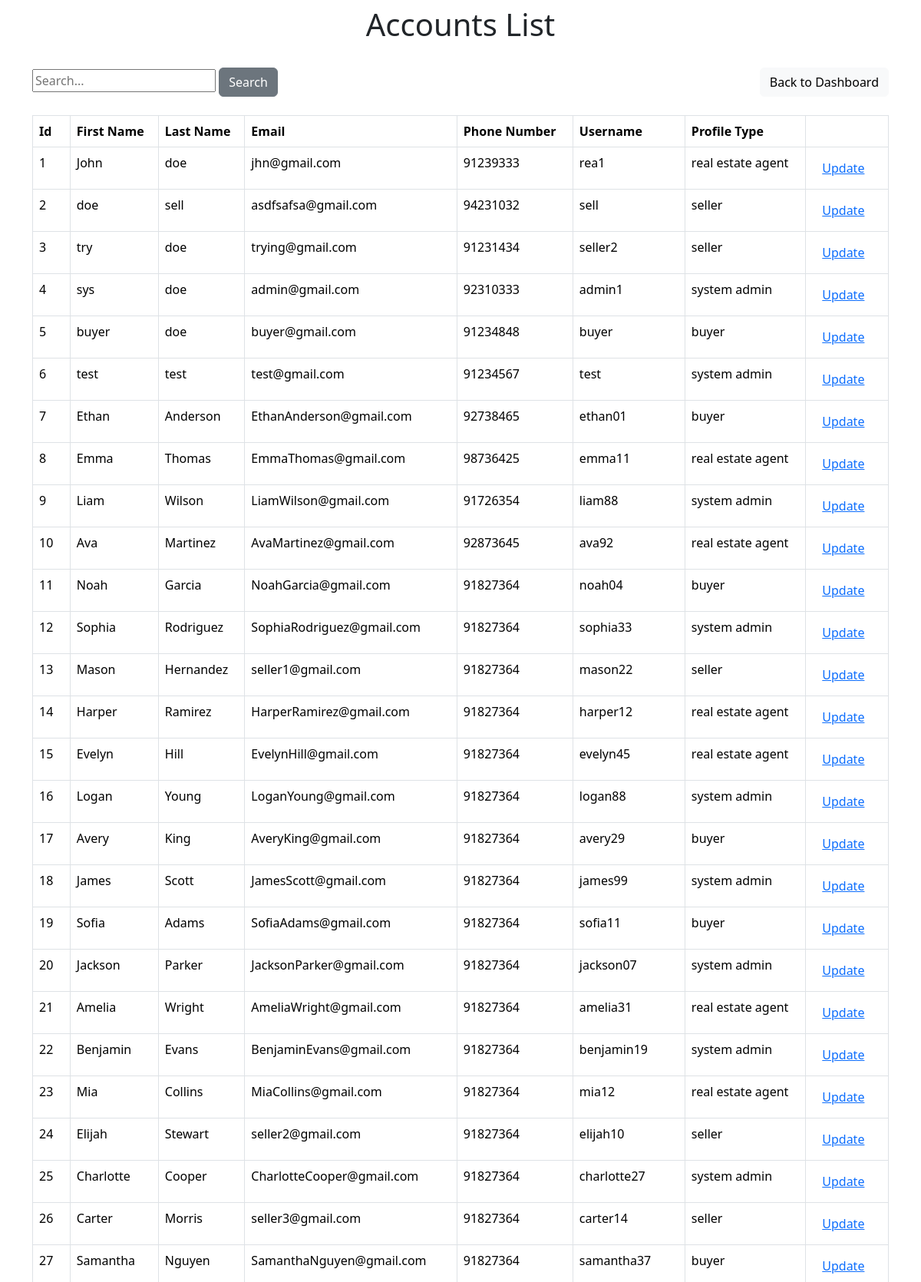
The app's page /displayAccounts (upper part) with its own data.
### app/entity/models.py (models this page shows, shortened)
class User(Base):
    __tablename__ = "users_info"
    user_id = Column(Integer, primary_key=True, autoincrement=True, unique=True)
    profile_id = Column(Integer, ForeignKey('user_profile.profile_id'))
    fname = Column(String(255), nullable=False)
    lname = Column(String(255), nullable=False)
    email = Column(String(255), nullable=False, unique=True)
    phonenum = Column(String(8), nullable=False)
    username = Column(String(255), nullable=False, unique=True)
    password_hash = Column(String(255), nullable=False)
    suspend_status = Column(Boolean, nullable=False)
    userprofile = relationship("UserProfile", back_populates="user")
    @classmethod
    def get_all_accounts(cls):
        users=session.query(cls).filter(cls.suspend_status==False).all()
        return users

class UserProfile(Base):
    __tablename__ = "user_profile"
    profile_id = Column(Integer, primary_key=True, autoincrement=True, unique=True)
    roles = Column(String(255), unique=True)
    description = Column(String(255), nullable=True)
    suspend_status = Column(Boolean, nullable=False)
    user = relationship("User", back_populates="userprofile")

### app/boundary/systemAdminBoundary.py (the view)
    @adminBP.route('/displayAccounts', methods=['POST', 'GET'])
    def displayAccounts():
        view_accounts = ViewAccountController()
        user_list = view_accounts.viewUsers()
        return render_template('systemAdmin/view-users.html', title="All Users", users=user_list)

### app/control/adminController.py (called while the page is built)
    def viewUsers(self):
        user_list = User.get_all_accounts()
        return user_list

### app/templates/systemAdmin/view-users.html (shortened to what this page needs)
{% extends 'base.html' %}
{% block body %}
<div class="container">
    <div class="my-2">
        <h1 style="text-align: center;"> Accounts List </h1> <br>
        <div style="display: flex; justify-content: space-between; align-items: center;">
            <div>
                <form action="/searchAccount" method="POST">
                    <input type="text" id="query" name="query" placeholder="Search...">
                    <button class="btn btn-secondary" type="submit">Search</button>
                </form>
            </div>
            <div>
                <button class="btn btn-light" style="margin-right: auto;" onclick="back()">Back to Dashboard</button>
            </div>
        </div>
        <br>
        <div class="table-responsive">
            <table class="table table-bordered">
                <thead>
                    <tr>
                        <th>Id</th>
                        <th>First Name</th>
                        <th>Last Name</th>
                        <th>Email</th>
                        <th>Phone Number</th>
                        <th>Username</th>
                        <th>Profile Type</th>
                        <th></th>
                    </tr>
                </thead>
                <tbody>
                    {% for user in users %}
                    <tr>
                        <td>{{user.user_id}}</td>
                        <td>{{user.fname}}</td>
                        <td>{{user.lname}}</td>
                        <td>{{user.email}}</td>
                        <td>{{user.phonenum}}</td>
                        <td>{{user.username}}</td>
                        <td>{{user.userprofile.roles}}</td>
                        <td><a class="btn btn-link" href="/edit/{{ user.username }}"> Update </a>
                    </tr>
                    {% endfor %}
                </tbody>
            </table>
        </div>
    </div>
</div>
{% endblock %}

### records on screen
User: user_id "1", fname "John", lname "doe", email "jhn@gmail.com", phonenum "91239333", username "rea1", userprofile.roles "real estate agent"
User: user_id "2", fname "doe", lname "sell", email "asdfsafsa@gmail.com", phonenum "94231032", username "sell", userprofile.roles "seller"
User: user_id "3", fname "try", lname "doe", email "trying@gmail.com", phonenum "91231434", username "seller2", userprofile.roles "seller"
User: user_id "4", fname "sys", lname "doe", email "admin@gmail.com", phonenum "92310333", username "admin1", userprofile.roles "system admin"
User: user_id "5", fname "buyer", lname "doe", email "buyer@gmail.com", phonenum "91234848", username "buyer", userprofile.roles "buyer"
User: user_id "6", fname "test", lname "test", email "test@gmail.com", phonenum "91234567", username "test", userprofile.roles "system admin"
User: user_id "7", fname "Ethan", lname "Anderson", email "EthanAnderson@gmail.com", phonenum "92738465", username "ethan01", userprofile.roles "buyer"
User: user_id "8", fname "Emma", lname "Thomas", email "EmmaThomas@gmail.com", phonenum "98736425", username "emma11", userprofile.roles "real estate agent"
User: user_id "9", fname "Liam", lname "Wilson", email "LiamWilson@gmail.com", phonenum "91726354", username "liam88", userprofile.roles "system admin"
User: user_id "10", fname "Ava", lname "Martinez", email "AvaMartinez@gmail.com", phonenum "92873645", username "ava92", userprofile.roles "real estate agent"
User: user_id "11", fname "Noah", lname "Garcia", email "NoahGarcia@gmail.com", phonenum "91827364", username "noah04", userprofile.roles "buyer"
User: user_id "12", fname "Sophia", lname "Rodriguez", email "SophiaRodriguez@gmail.com", phonenum "91827364", username "sophia33", userprofile.roles "system admin"
User: user_id "13", fname "Mason", lname "Hernandez", email "seller1@gmail.com", phonenum "91827364", username "mason22", userprofile.roles "seller"
User: user_id "14", fname "Harper", lname "Ramirez", email "HarperRamirez@gmail.com", phonenum "91827364", username "harper12", userprofile.roles "real estate agent"
User: user_id "15", fname "Evelyn", lname "Hill", email "EvelynHill@gmail.com", phonenum "91827364", username "evelyn45", userprofile.roles "real estate agent"
User: user_id "16", fname "Logan", lname "Young", email "LoganYoung@gmail.com", phonenum "91827364", username "logan88", userprofile.roles "system admin"
User: user_id "17", fname "Avery", lname "King", email "AveryKing@gmail.com", phonenum "91827364", username "avery29", userprofile.roles "buyer"
User: user_id "18", fname "James", lname "Scott", email "JamesScott@gmail.com", phonenum "91827364", username "james99", userprofile.roles "system admin"
User: user_id "19", fname "Sofia", lname "Adams", email "SofiaAdams@gmail.com", phonenum "91827364", username "sofia11", userprofile.roles "buyer"
User: user_id "20", fname "Jackson", lname "Parker", email "JacksonParker@gmail.com", phonenum "91827364", username "jackson07", userprofile.roles "system admin"
User: user_id "21", fname "Amelia", lname "Wright", email "AmeliaWright@gmail.com", phonenum "91827364", username "amelia31", userprofile.roles "real estate agent"
User: user_id "22", fname "Benjamin", lname "Evans", email "BenjaminEvans@gmail.com", phonenum "91827364", username "benjamin19", userprofile.roles "system admin"
User: user_id "23", fname "Mia", lname "Collins", email "MiaCollins@gmail.com", phonenum "91827364", username "mia12", userprofile.roles "real estate agent"
User: user_id "24", fname "Elijah", lname "Stewart", email "seller2@gmail.com", phonenum "91827364", username "elijah10", userprofile.roles "seller"
User: user_id "25", fname "Charlotte", lname "Cooper", email "CharlotteCooper@gmail.com", phonenum "91827364", username "charlotte27", userprofile.roles "system admin"
User: user_id "26", fname "Carter", lname "Morris", email "seller3@gmail.com", phonenum "91827364", username "carter14", userprofile.roles "seller"
User: user_id "27", fname "Samantha", lname "Nguyen", email "SamanthaNguyen@gmail.com", phonenum "91827364", username "samantha37", userprofile.roles "buyer"
